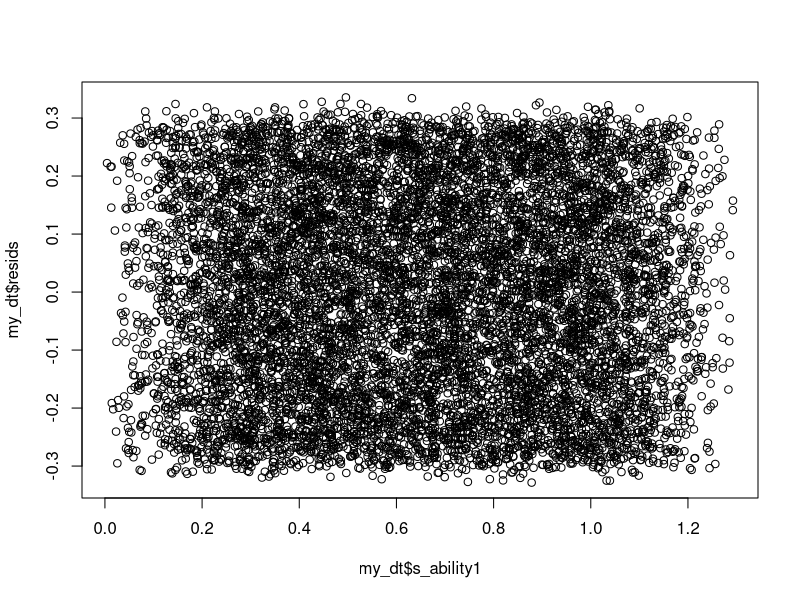
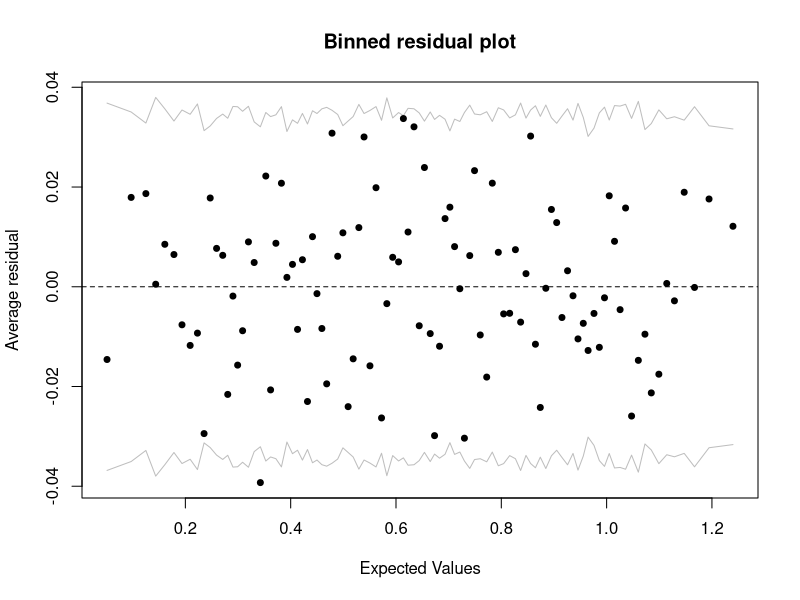
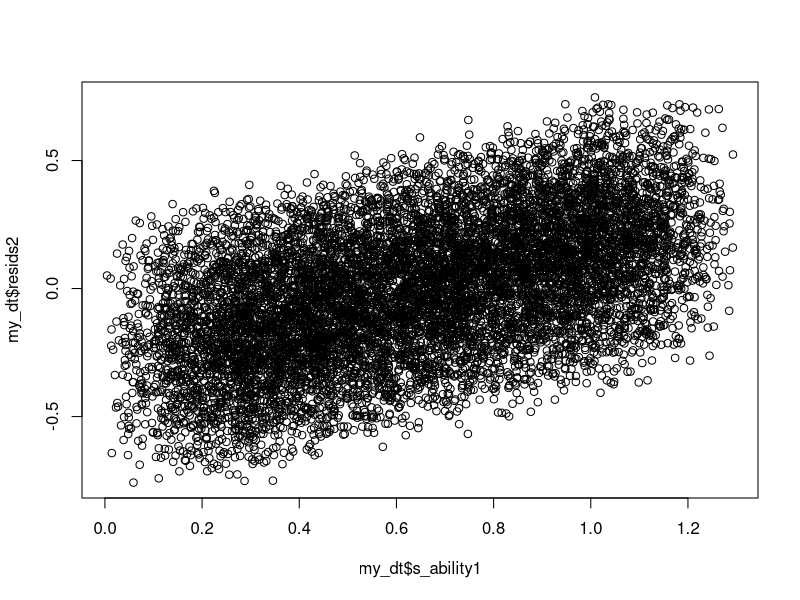
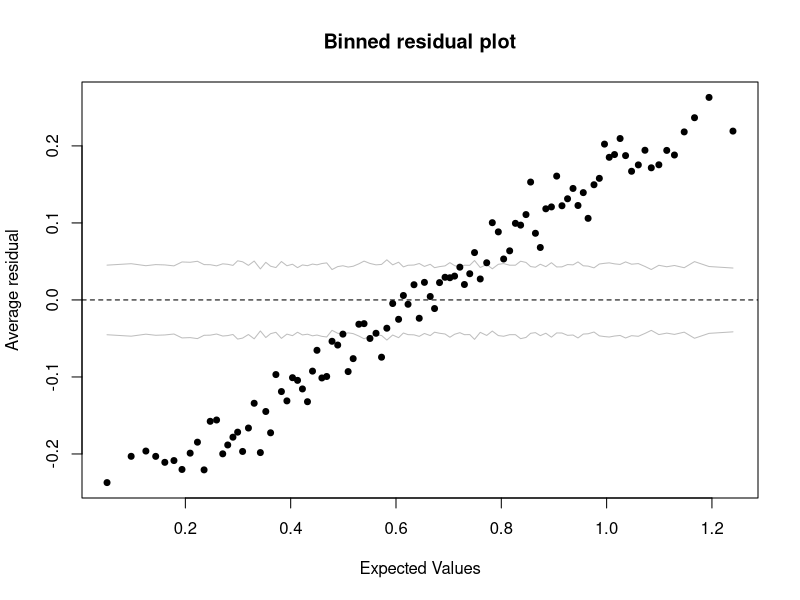
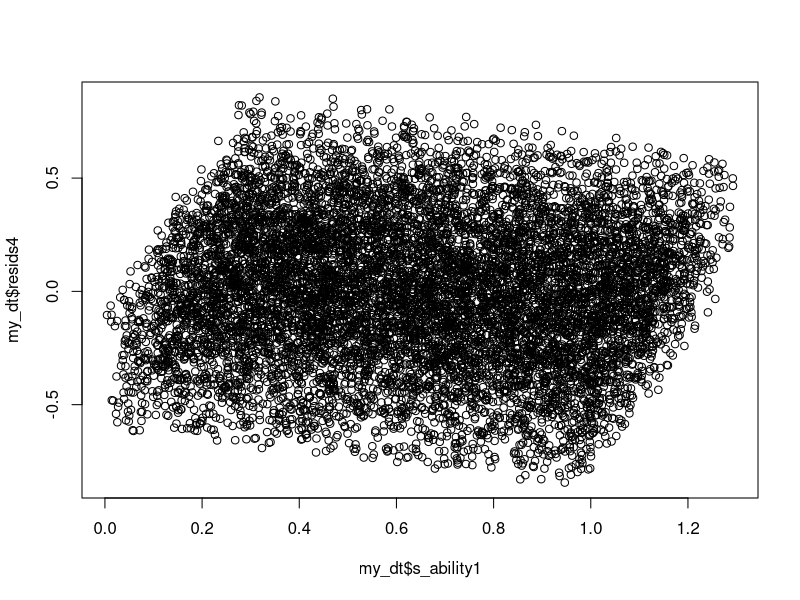
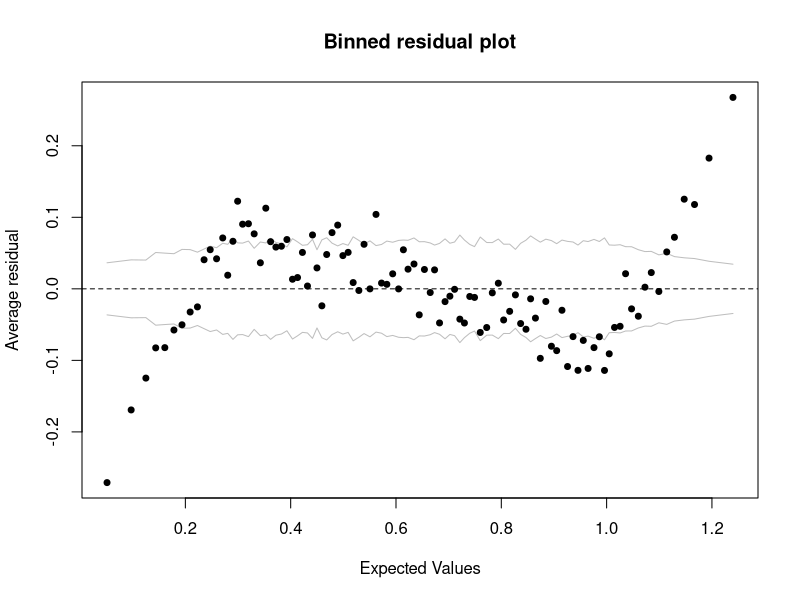

Write the R code that produced these figures, in order.
#==============================#
# ==== residual experiment ====
#==============================#


# load packages 
library(data.table)
library(arm)

rm(list = ls(pos = ".GlobalEnv"), pos = ".GlobalEnv")
options(scipen = 999)
cat("\f")
#========================#
# ==== generate data ====
#========================#


# so I need to generate teacher and student matches and data where a students ability is 
# completely dsecribed by their pretest. 


# start data set with teacher ID's and abilities 
my_dt <- data.table(teacher_id = rep(1:100, 100), t_ability = rep(runif(100), 100))


# make teacher ID a factotr for eventual regression 
my_dt[, teacher_id := as.factor(teacher_id)]

# now generate students that have ability correlated with the teachers 
my_dt[, student_id := 1:nrow(my_dt)]

my_dt[, s_ability1 := runif(nrow(my_dt)) + t_ability*.3]

# check correlation 
cor(my_dt$t_ability, my_dt$s_ability1)


# add student ability after teacher's effect 
my_dt[, s_ability2 := s_ability1 + t_ability]


# now add in some noise so the residuals are not all zero 
my_dt[, s_test2 := s_ability2 + runif(nrow(my_dt),0, .6)]


# Now run the value added regression so we can check the residuals 
reg_res <- lm(s_test2 ~  s_ability1 + teacher_id - 1, data = my_dt)


# now check the residuals 
my_dt[, resids := reg_res$residuals]


# now plot residuals over ability 
plot(my_dt$s_ability1, my_dt$resids)

binnedplot(my_dt$s_ability1 ,my_dt$resids)


###############################
# Now check measurement error #
###############################

# suppose the pretest is measured with error 
my_dt[, s_test1 := s_ability1 +  runif(nrow(my_dt),0, 1)]

# Now run the value added regression and see that it is perfectly identified 
reg_res2 <- lm(s_test2 ~  s_test1 + teacher_id - 1, data = my_dt)


# now check the residuals 
my_dt[, resids2 := reg_res2$residuals]


# now plot residuals over ability 
plot(my_dt$s_ability1, my_dt$resids2)

binnedplot(my_dt$s_ability1 ,my_dt$resids2)




############################
# without teacher dummies #
###########################

  
  # see if my intution is right about the residuals sans teachers 
  reg_res4 <- lm(s_test2 ~  s_ability1, data = my_dt)
  
  
  # now check the residuals 
  my_dt[, resids4 := reg_res4$residuals]
  
  
  # now plot residuals over ability 
  plot(my_dt$s_ability1, my_dt$resids4)
  
  binnedplot(my_dt$s_ability1 ,my_dt$resids4)
